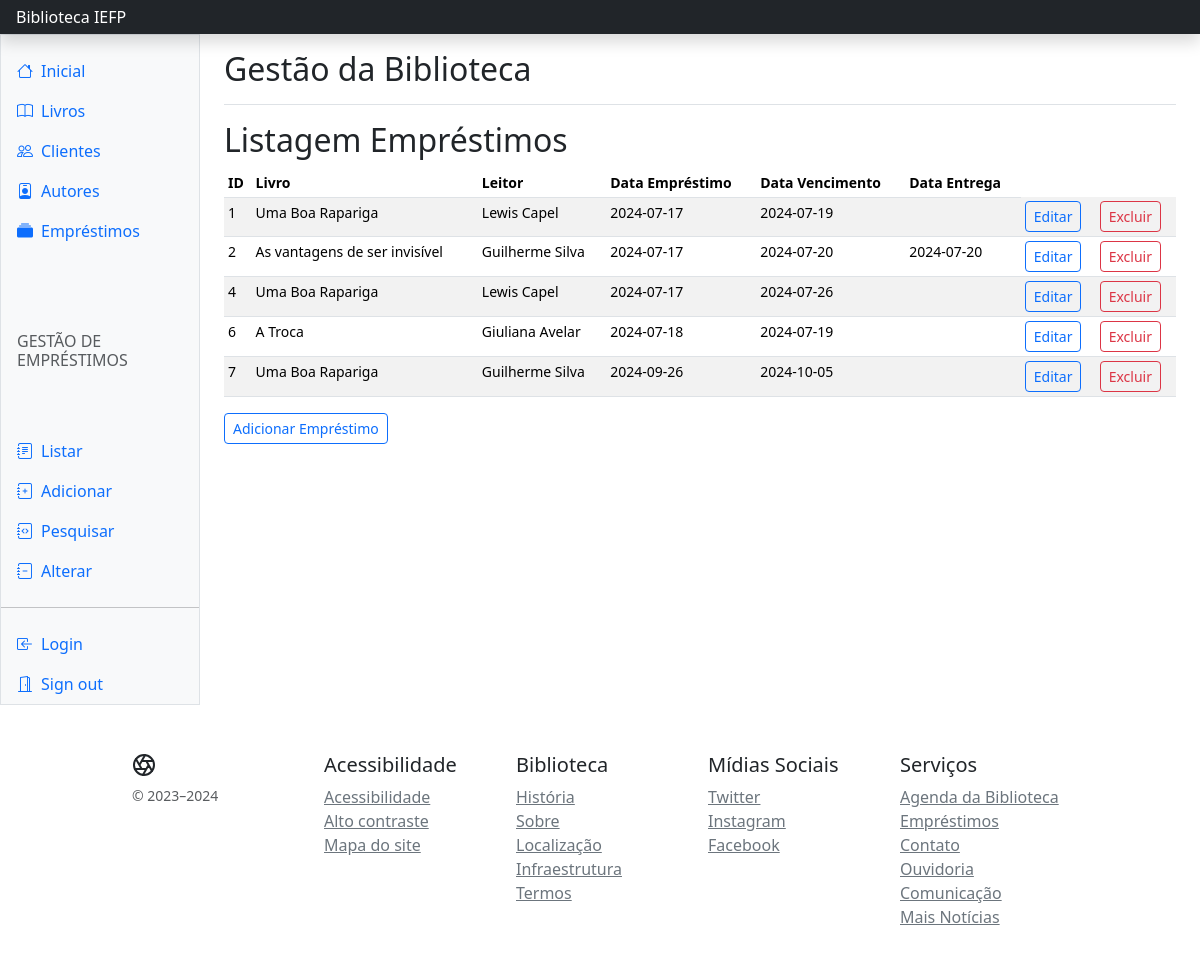
/emprestimos/listar.php, run on the app's committed database.
### tables this page shows
CREATE TABLE `emprestimo` (
  `emprestimo_id` int(11) NOT NULL,
  `livro_id` int(11) DEFAULT NULL,
  `leitor_id` int(11) DEFAULT NULL,
  `data_emp` date NOT NULL,
  `data_vencimento` date NOT NULL,
  `data_entrega` date DEFAULT NULL
);

CREATE TABLE `livro` (
  `livro_id` int(11) NOT NULL,
  `isbn` varchar(13) NOT NULL,
  `titulo` varchar(100) NOT NULL,
  `autor` varchar(100) NOT NULL DEFAULT 'autor desconhecido',
  `n_paginas` int(11) NOT NULL,
  `editora` varchar(50) NOT NULL DEFAULT 'editora desconhecida',
  `tamanho` varchar(10) NOT NULL,
  `foto` varchar(150) NOT NULL
);

CREATE TABLE `leitor` (
  `leitor_id` int(11) NOT NULL,
  `primeiro_nome` varchar(100) NOT NULL,
  `ultimo_nome` varchar(100) NOT NULL,
  `data_aniversario` date NOT NULL,
  `morada` varchar(255) NOT NULL,
  `telemovel` varchar(15) NOT NULL,
  `email` varchar(100) NOT NULL,
  `tipo_user` int(11) NOT NULL DEFAULT 0
);

### emprestimos/includes/liga_bd.php (called while the page is built, shortened)
<?php
$servidor = "localhost";
$utilizador = "root";
$senha = "";
$bd = "id22264266_bd_biblioteca";
$ligacao = mysqli_connect($servidor, $utilizador, $senha, $bd);
$sql = "SELECT * FROM emprestimo";
$resultado = mysqli_query($ligacao, $sql) or die(mysqli_error($ligacao));
?>

### emprestimos/listar.php (the view, shortened to what this page needs)
<?php
include_once 'includes/liga_bd.php';
include_once 'includes/view/topo.php';
include_once 'includes/view/menu.php';
?>
            <main class="col-md-9 ms-sm-auto col-lg-10 px-md-4">
                <div
                    class="d-flex justify-content-between flex-wrap flex-md-nowrap align-items-center pt-3 pb-2 mb-3 border-bottom">
                    <h1 class="h2">Gestão da Biblioteca</h1>
                </div>
                <h2>Listagem Empréstimos</h2>
                <div class="table-responsive small">
                    <table class="table table-striped table-sm">
                        <thead>
                            <tr>
                                <th scope="col">ID </th>
                                <th scope="col">Livro</th>
                                <th scope="col">Leitor</th>
                                <th scope="col">Data Empréstimo</th>
                                <th scope="col">Data Vencimento</th>
                                <th scope="col">Data Entrega</th>
                            </tr>
                        </thead>
                        <tbody>
                            <tr>
                            <?php
                            while ($linha = mysqli_fetch_assoc($resultado)) {
                                $sql_livro = "SELECT * FROM livro WHERE livro_id=" . $linha['livro_id'];
                                $res_livro = mysqli_query($ligacao, $sql_livro) or die(mysqli_error($ligacao));
                                $linha_livro = mysqli_fetch_assoc($res_livro);
                                $sql_leitor = "SELECT * FROM leitor WHERE leitor_id=" . $linha['leitor_id'];
                                $res_leitor = mysqli_query($ligacao, $sql_leitor) or die(mysqli_error($ligacao));
                                $linha_leitor = mysqli_fetch_assoc($res_leitor);
                                echo "<td>" . $linha['emprestimo_id'] . "</td>";
                                echo "<td>" . $linha_livro['titulo'] . "</td>";
                                echo "<td>" . $linha_leitor['primeiro_nome'] ." ". $linha_leitor['ultimo_nome']. "</td>";
                                echo "<td>" . $linha['data_emp'] . "</td>";
                                echo "<td>" . $linha['data_vencimento'] . "</td>";
                                echo "<td>" . $linha['data_entrega'] . "</td>";
                                echo "<td>
                                    <form action='alterar.php' method='post'>
                                        <input type='hidden' name='emprestimo_id' value='" . $linha['emprestimo_id'] . "'>
                                        <button type='submit' class='btn btn-sm btn-outline-primary'>Editar</button>
                                    </form>
                                </td>";
                                echo "<td>
                                    <form action='eliminar.php' method='post'>
                                        <input type='hidden' name='emprestimo_id' value='" . $linha['emprestimo_id'] . "'>
                                        <button type='submit' class='btn btn-sm btn-outline-danger'>Excluir</button>
                                    </form>
                                </td>";
                                echo "</tr>";
                            }
                            ?>
                        </tbody>
                    </table>
                </div>
                <a href='inserir.php'><button type="button" class='btn btn-sm btn-outline-primary'>Adicionar Empréstimo</button></a>
            </main>
<?php
include_once 'includes/view/rodape.php';
?>

### data on the page
emprestimo: emprestimo_id "1", livro.titulo "Uma Boa Rapariga", leitor.primeiro_nome "Lewis", leitor.ultimo_nome "Capel", data_emp "2024-07-17", data_vencimento "2024-07-19"
emprestimo: emprestimo_id "2", livro.titulo "As vantagens de ser invisível", leitor.primeiro_nome "Guilherme", leitor.ultimo_nome "Silva", data_emp "2024-07-17", data_vencimento "2024-07-20", data_entrega "2024-07-20"
emprestimo: emprestimo_id "4", livro.titulo "Uma Boa Rapariga", leitor.primeiro_nome "Lewis", leitor.ultimo_nome "Capel", data_emp "2024-07-17", data_vencimento "2024-07-26"
emprestimo: emprestimo_id "6", livro.titulo "A Troca", leitor.primeiro_nome "Giuliana", leitor.ultimo_nome "Avelar", data_emp "2024-07-18", data_vencimento "2024-07-19"
emprestimo: emprestimo_id "7", livro.titulo "Uma Boa Rapariga", leitor.primeiro_nome "Guilherme", leitor.ultimo_nome "Silva", data_emp "2024-09-26", data_vencimento "2024-10-05"
